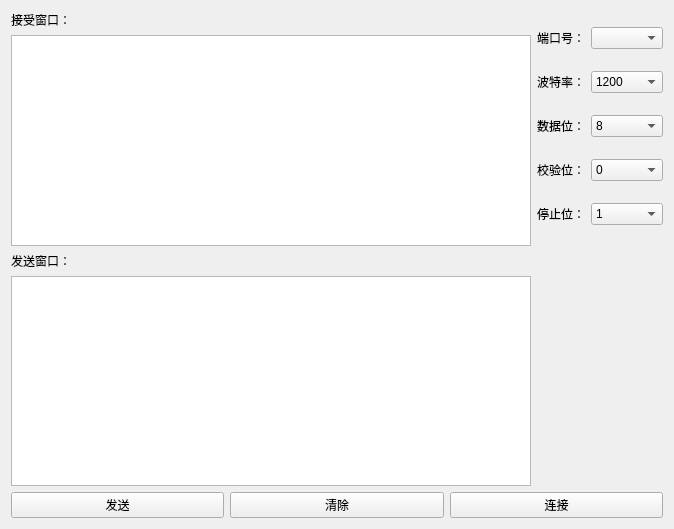
<?xml version="1.0" encoding="UTF-8"?>
<ui version="4.0">
 <class>Widget</class>
 <widget class="QWidget" name="Widget">
  <property name="geometry">
   <rect>
    <x>0</x>
    <y>0</y>
    <width>674</width>
    <height>529</height>
   </rect>
  </property>
  <property name="windowTitle">
   <string>Widget</string>
  </property>
  <layout class="QGridLayout" name="gridLayout_6">
   <item row="0" column="0">
    <layout class="QGridLayout" name="gridLayout_5">
     <item row="0" column="0">
      <layout class="QGridLayout" name="gridLayout">
       <item row="0" column="0">
        <widget class="QLabel" name="label">
         <property name="text">
          <string>接受窗口：</string>
         </property>
        </widget>
       </item>
       <item row="1" column="0">
        <widget class="QTextEdit" name="reciveArea"/>
       </item>
      </layout>
     </item>
     <item row="0" column="1">
      <layout class="QGridLayout" name="gridLayout_3">
       <item row="0" column="0">
        <widget class="QLabel" name="label_3">
         <property name="text">
          <string>端口号：</string>
         </property>
        </widget>
       </item>
       <item row="0" column="1">
        <widget class="QComboBox" name="port"/>
       </item>
       <item row="1" column="0">
        <widget class="QLabel" name="label_4">
         <property name="text">
          <string>波特率：</string>
         </property>
        </widget>
       </item>
       <item row="1" column="1">
        <widget class="QComboBox" name="boundlevel">
         <item>
          <property name="text">
           <string>1200</string>
          </property>
         </item>
         <item>
          <property name="text">
           <string>4800</string>
          </property>
         </item>
        </widget>
       </item>
       <item row="2" column="0">
        <widget class="QLabel" name="label_5">
         <property name="text">
          <string>数据位：</string>
         </property>
        </widget>
       </item>
       <item row="2" column="1">
        <widget class="QComboBox" name="databit">
         <item>
          <property name="text">
           <string>8</string>
          </property>
         </item>
         <item>
          <property name="text">
           <string>7</string>
          </property>
         </item>
        </widget>
       </item>
       <item row="3" column="0">
        <widget class="QLabel" name="label_6">
         <property name="text">
          <string>校验位：</string>
         </property>
        </widget>
       </item>
       <item row="3" column="1">
        <widget class="QComboBox" name="checkbit">
         <item>
          <property name="text">
           <string>0</string>
          </property>
         </item>
         <item>
          <property name="text">
           <string>1</string>
          </property>
         </item>
        </widget>
       </item>
       <item row="4" column="0">
        <widget class="QLabel" name="label_7">
         <property name="text">
          <string>停止位：</string>
         </property>
        </widget>
       </item>
       <item row="4" column="1">
        <widget class="QComboBox" name="stopbit">
         <item>
          <property name="text">
           <string>1</string>
          </property>
         </item>
        </widget>
       </item>
      </layout>
     </item>
     <item row="1" column="0">
      <layout class="QGridLayout" name="gridLayout_2">
       <item row="0" column="0">
        <widget class="QLabel" name="label_2">
         <property name="text">
          <string>发送窗口：</string>
         </property>
        </widget>
       </item>
       <item row="1" column="0">
        <widget class="QTextEdit" name="sendArea"/>
       </item>
      </layout>
     </item>
     <item row="1" column="1">
      <spacer name="verticalSpacer">
       <property name="orientation">
        <enum>Qt::Vertical</enum>
       </property>
       <property name="sizeHint" stdset="0">
        <size>
         <width>20</width>
         <height>158</height>
        </size>
       </property>
      </spacer>
     </item>
     <item row="2" column="0" colspan="2">
      <layout class="QGridLayout" name="gridLayout_4">
       <item row="0" column="0">
        <widget class="QPushButton" name="sendBtn">
         <property name="text">
          <string>发送</string>
         </property>
        </widget>
       </item>
       <item row="0" column="1">
        <widget class="QPushButton" name="clearBtn">
         <property name="text">
          <string>清除</string>
         </property>
        </widget>
       </item>
       <item row="0" column="2">
        <widget class="QPushButton" name="linkBtn">
         <property name="text">
          <string>连接</string>
         </property>
        </widget>
       </item>
      </layout>
     </item>
    </layout>
   </item>
  </layout>
 </widget>
 <layoutdefault spacing="6" margin="11"/>
 <resources/>
 <connections/>
</ui>
